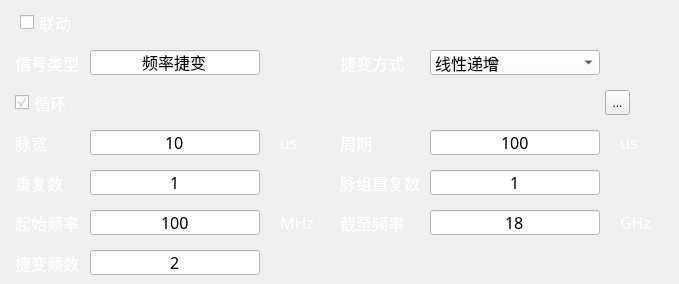
    <widget class="QWidget" name="tab_2">
     <attribute name="title">
      <string>频率调制</string>
     </attribute>
     <widget class="QCheckBox" name="btn_freq_modu_sync">
      <property name="geometry">
       <rect>
        <x>20</x>
        <y>10</y>
        <width>75</width>
        <height>25</height>
       </rect>
      </property>
      <property name="minimumSize">
       <size>
        <width>75</width>
        <height>25</height>
       </size>
      </property>
      <property name="font">
       <font>
        <family>微软雅黑</family>
        <pointsize>12</pointsize>
       </font>
      </property>
      <property name="styleSheet">
       <string notr="true">QCheckBox {
	color:white;
}</string>
      </property>
      <property name="text">
       <string>联动</string>
      </property>
     </widget>
     <widget class="QLabel" name="label_14">
      <property name="geometry">
       <rect>
        <x>15</x>
        <y>50</y>
        <width>70</width>
        <height>25</height>
       </rect>
      </property>
      <property name="minimumSize">
       <size>
        <width>0</width>
        <height>25</height>
       </size>
      </property>
      <property name="font">
       <font>
        <family>微软雅黑</family>
        <pointsize>12</pointsize>
       </font>
      </property>
      <property name="styleSheet">
       <string notr="true">QLabel {
	color:white;
}</string>
      </property>
      <property name="text">
       <string>信号类型</string>
      </property>
      <property name="alignment">
       <set>Qt::AlignLeading|Qt::AlignLeft|Qt::AlignVCenter</set>
      </property>
     </widget>
     <widget class="QLineEdit" name="line_pri_uneven_pw_2">
      <property name="geometry">
       <rect>
        <x>90</x>
        <y>50</y>
        <width>170</width>
        <height>25</height>
       </rect>
      </property>
      <property name="minimumSize">
       <size>
        <width>150</width>
        <height>25</height>
       </size>
      </property>
      <property name="font">
       <font>
        <family>微软雅黑</family>
        <pointsize>12</pointsize>
       </font>
      </property>
      <property name="styleSheet">
       <string notr="true">QLineEdit {
	background-color:white;
	color: black;
}</string>
      </property>
      <property name="text">
       <string>频率捷变</string>
      </property>
      <property name="alignment">
       <set>Qt::AlignCenter</set>
      </property>
     </widget>
     <widget class="QCheckBox" name="btn_freq_modu_loop">
      <property name="geometry">
       <rect>
        <x>15</x>
        <y>90</y>
        <width>75</width>
        <height>25</height>
       </rect>
      </property>
      <property name="minimumSize">
       <size>
        <width>75</width>
        <height>25</height>
       </size>
      </property>
      <property name="font">
       <font>
        <family>微软雅黑</family>
        <pointsize>12</pointsize>
       </font>
      </property>
      <property name="tabletTracking">
       <bool>false</bool>
      </property>
      <property name="styleSheet">
       <string notr="true">QCheckBox {
	color:white;
}</string>
      </property>
      <property name="text">
       <string>循环</string>
      </property>
      <property name="checked">
       <bool>true</bool>
      </property>
     </widget>
     <widget class="QToolButton" name="btn_freq_modu_load">
      <property name="geometry">
       <rect>
        <x>605</x>
        <y>90</y>
        <width>25</width>
        <height>25</height>
       </rect>
      </property>
      <property name="text">
       <string>...</string>
      </property>
     </widget>
     <widget class="QLabel" name="label_25">
      <property name="geometry">
       <rect>
        <x>340</x>
        <y>130</y>
        <width>85</width>
        <height>25</height>
       </rect>
      </property>
      <property name="minimumSize">
       <size>
        <width>0</width>
        <height>25</height>
       </size>
      </property>
      <property name="font">
       <font>
        <family>微软雅黑</family>
        <pointsize>12</pointsize>
       </font>
      </property>
      <property name="styleSheet">
       <string notr="true">QLabel {
	color:white;
}</string>
      </property>
      <property name="text">
       <string>周期</string>
      </property>
     </widget>
     <widget class="QLineEdit" name="line_freq_modu_period">
      <property name="geometry">
       <rect>
        <x>430</x>
        <y>130</y>
        <width>170</width>
        <height>25</height>
       </rect>
      </property>
      <property name="minimumSize">
       <size>
        <width>150</width>
        <height>25</height>
       </size>
      </property>
      <property name="font">
       <font>
        <family>微软雅黑</family>
        <pointsize>12</pointsize>
       </font>
      </property>
      <property name="styleSheet">
       <string notr="true">QLineEdit {
	background-color:white;
	color: black;
}</string>
      </property>
      <property name="text">
       <string>100</string>
      </property>
      <property name="alignment">
       <set>Qt::AlignCenter</set>
      </property>
     </widget>
     <widget class="QLabel" name="unit_freq_modu_pw">
      <property name="geometry">
       <rect>
        <x>280</x>
        <y>130</y>
        <width>50</width>
        <height>25</height>
       </rect>
      </property>
      <property name="minimumSize">
       <size>
        <width>50</width>
        <height>0</height>
       </size>
      </property>
      <property name="font">
       <font>
        <family>微软雅黑</family>
        <pointsize>12</pointsize>
       </font>
      </property>
      <property name="styleSheet">
       <string notr="true">QLabel {
	color:white;
}</string>
      </property>
      <property name="text">
       <string>us</string>
      </property>
     </widget>
     <widget class="QLineEdit" name="line_freq_modu_repeat">
      <property name="geometry">
       <rect>
        <x>90</x>
        <y>170</y>
        <width>170</width>
        <height>25</height>
       </rect>
      </property>
      <property name="minimumSize">
       <size>
        <width>150</width>
        <height>25</height>
       </size>
      </property>
      <property name="font">
       <font>
        <family>微软雅黑</family>
        <pointsize>12</pointsize>
       </font>
      </property>
      <property name="styleSheet">
       <string notr="true">QLineEdit {
	background-color:white;
	color: black;
}</string>
      </property>
      <property name="text">
       <string>1</string>
      </property>
      <property name="alignment">
       <set>Qt::AlignCenter</set>
      </property>
     </widget>
     <widget class="QLabel" name="label_26">
      <property name="geometry">
       <rect>
        <x>340</x>
        <y>170</y>
        <width>85</width>
        <height>25</height>
       </rect>
      </property>
      <property name="minimumSize">
       <size>
        <width>0</width>
        <height>25</height>
       </size>
      </property>
      <property name="font">
       <font>
        <family>微软雅黑</family>
        <pointsize>12</pointsize>
       </font>
      </property>
      <property name="styleSheet">
       <string notr="true">QLabel {
	color:white;
}</string>
      </property>
      <property name="text">
       <string>脉组重复数</string>
      </property>
     </widget>
     <widget class="QLabel" name="label_27">
      <property name="geometry">
       <rect>
        <x>15</x>
        <y>130</y>
        <width>70</width>
        <height>25</height>
       </rect>
      </property>
      <property name="minimumSize">
       <size>
        <width>0</width>
        <height>25</height>
       </size>
      </property>
      <property name="font">
       <font>
        <family>微软雅黑</family>
        <pointsize>12</pointsize>
       </font>
      </property>
      <property name="styleSheet">
       <string notr="true">QLabel {
	color:white;
}</string>
      </property>
      <property name="text">
       <string>脉宽</string>
      </property>
      <property name="alignment">
       <set>Qt::AlignLeading|Qt::AlignLeft|Qt::AlignVCenter</set>
      </property>
     </widget>
     <widget class="QLineEdit" name="line_freq_modu_pw">
      <property name="geometry">
       <rect>
        <x>90</x>
        <y>130</y>
        <width>170</width>
        <height>25</height>
       </rect>
      </property>
      <property name="minimumSize">
       <size>
        <width>150</width>
        <height>25</height>
       </size>
      </property>
      <property name="font">
       <font>
        <family>微软雅黑</family>
        <pointsize>12</pointsize>
       </font>
      </property>
      <property name="styleSheet">
       <string notr="true">QLineEdit {
	background-color:white;
	color: black;
}</string>
      </property>
      <property name="text">
       <string>10</string>
      </property>
      <property name="alignment">
       <set>Qt::AlignCenter</set>
      </property>
     </widget>
     <widget class="QLabel" name="label_28">
      <property name="geometry">
       <rect>
        <x>15</x>
        <y>170</y>
        <width>70</width>
        <height>25</height>
       </rect>
      </property>
      <property name="minimumSize">
       <size>
        <width>0</width>
        <height>25</height>
       </size>
      </property>
      <property name="font">
       <font>
        <family>微软雅黑</family>
        <pointsize>12</pointsize>
       </font>
      </property>
      <property name="styleSheet">
       <string notr="true">QLabel {
	color:white;
}</string>
      </property>
      <property name="text">
       <string>重复数</string>
      </property>
      <property name="alignment">
       <set>Qt::AlignLeading|Qt::AlignLeft|Qt::AlignVCenter</set>
      </property>
     </widget>
     <widget class="QLineEdit" name="line_freq_modu_pw_group_repeat">
      <property name="geometry">
       <rect>
        <x>430</x>
        <y>170</y>
        <width>170</width>
        <height>25</height>
       </rect>
      </property>
      <property name="minimumSize">
       <size>
        <width>150</width>
        <height>25</height>
       </size>
      </property>
      <property name="font">
       <font>
        <family>微软雅黑</family>
        <pointsize>12</pointsize>
       </font>
      </property>
      <property name="styleSheet">
       <string notr="true">QLineEdit {
	background-color:white;
	color: black;
}</string>
      </property>
      <property name="text">
       <string>1</string>
      </property>
      <property name="alignment">
       <set>Qt::AlignCenter</set>
      </property>
     </widget>
     <widget class="QLabel" name="unit_freq_modu_period">
      <property name="geometry">
       <rect>
        <x>620</x>
        <y>130</y>
        <width>50</width>
        <height>25</height>
       </rect>
      </property>
      <property name="minimumSize">
       <size>
        <width>50</width>
        <height>0</height>
       </size>
      </property>
      <property name="font">
       <font>
        <family>微软雅黑</family>
        <pointsize>12</pointsize>
       </font>
      </property>
      <property name="styleSheet">
       <string notr="true">QLabel {
	color:white;
}</string>
      </property>
      <property name="text">
       <string>us</string>
      </property>
     </widget>
     <widget class="QLineEdit" name="line_freq_modu_num">
      <property name="geometry">
       <rect>
        <x>90</x>
        <y>250</y>
        <width>170</width>
        <height>25</height>
       </rect>
      </property>
      <property name="minimumSize">
       <size>
        <width>150</width>
        <height>25</height>
       </size>
      </property>
      <property name="font">
       <font>
        <family>微软雅黑</family>
        <pointsize>12</pointsize>
       </font>
      </property>
      <property name="styleSheet">
       <string notr="true">QLineEdit {
	background-color:white;
	color: black;
}</string>
      </property>
      <property name="text">
       <string>2</string>
      </property>
      <property name="alignment">
       <set>Qt::AlignCenter</set>
      </property>
     </widget>
     <widget class="QLabel" name="lb_pri_uneven_per2_2">
      <property name="geometry">
       <rect>
        <x>340</x>
        <y>50</y>
        <width>85</width>
        <height>25</height>
       </rect>
      </property>
      <property name="minimumSize">
       <size>
        <width>0</width>
        <height>25</height>
       </size>
      </property>
      <property name="font">
       <font>
        <family>微软雅黑</family>
        <pointsize>12</pointsize>
       </font>
      </property>
      <property name="styleSheet">
       <string notr="true">QLabel {
	color:white;
}</string>
      </property>
      <property name="text">
       <string>捷变方式</string>
      </property>
      <property name="alignment">
       <set>Qt::AlignLeading|Qt::AlignLeft|Qt::AlignVCenter</set>
      </property>
     </widget>
     <widget class="QLabel" name="lb_pri_uneven_per3_2">
      <property name="geometry">
       <rect>
        <x>15</x>
        <y>210</y>
        <width>70</width>
        <height>25</height>
       </rect>
      </property>
      <property name="minimumSize">
       <size>
        <width>0</width>
        <height>25</height>
       </size>
      </property>
      <property name="font">
       <font>
        <family>微软雅黑</family>
        <pointsize>12</pointsize>
       </font>
      </property>
      <property name="styleSheet">
       <string notr="true">QLabel {
	color:white;
}</string>
      </property>
      <property name="text">
       <string>起始频率</string>
      </property>
      <property name="alignment">
       <set>Qt::AlignLeading|Qt::AlignLeft|Qt::AlignVCenter</set>
      </property>
     </widget>
     <widget class="QLabel" name="lb_pri_uneven_per4_2">
      <property name="geometry">
       <rect>
        <x>340</x>
        <y>210</y>
        <width>85</width>
        <height>25</height>
       </rect>
      </property>
      <property name="minimumSize">
       <size>
        <width>0</width>
        <height>25</height>
       </size>
      </property>
      <property name="font">
       <font>
        <family>微软雅黑</family>
        <pointsize>12</pointsize>
       </font>
      </property>
      <property name="styleSheet">
       <string notr="true">QLabel {
	color:white;
}</string>
      </property>
      <property name="text">
       <string>截至频率</string>
      </property>
      <property name="alignment">
       <set>Qt::AlignLeading|Qt::AlignLeft|Qt::AlignVCenter</set>
      </property>
     </widget>
     <widget class="QLineEdit" name="line_freq_modu_stop_freq">
      <property name="geometry">
       <rect>
        <x>430</x>
        <y>210</y>
        <width>170</width>
        <height>25</height>
       </rect>
      </property>
      <property name="minimumSize">
       <size>
        <width>150</width>
        <height>25</height>
       </size>
      </property>
      <property name="font">
       <font>
        <family>微软雅黑</family>
        <pointsize>12</pointsize>
       </font>
      </property>
      <property name="styleSheet">
       <string notr="true">QLineEdit {
	background-color:white;
	color: black;
}</string>
      </property>
      <property name="text">
       <string>18</string>
      </property>
      <property name="alignment">
       <set>Qt::AlignCenter</set>
      </property>
     </widget>
     <widget class="QLineEdit" name="line_freq_modu_start_freq">
      <property name="geometry">
       <rect>
        <x>90</x>
        <y>210</y>
        <width>170</width>
        <height>25</height>
       </rect>
      </property>
      <property name="minimumSize">
       <size>
        <width>150</width>
        <height>25</height>
       </size>
      </property>
      <property name="font">
       <font>
        <family>微软雅黑</family>
        <pointsize>12</pointsize>
       </font>
      </property>
      <property name="styleSheet">
       <string notr="true">QLineEdit {
	background-color:white;
	color: black;
}</string>
      </property>
      <property name="text">
       <string>100</string>
      </property>
      <property name="alignment">
       <set>Qt::AlignCenter</set>
      </property>
     </widget>
     <widget class="QLabel" name="unit_freq_modu_start_freq">
      <property name="geometry">
       <rect>
        <x>280</x>
        <y>210</y>
        <width>50</width>
        <height>25</height>
       </rect>
      </property>
      <property name="minimumSize">
       <size>
        <width>50</width>
        <height>0</height>
       </size>
      </property>
      <property name="font">
       <font>
        <family>微软雅黑</family>
        <pointsize>12</pointsize>
       </font>
      </property>
      <property name="styleSheet">
       <string notr="true">QLabel {
	color:white;
}</string>
      </property>
      <property name="text">
       <string>MHz</string>
      </property>
     </widget>
     <widget class="QLabel" name="lb_pri_uneven_per1_2">
      <property name="geometry">
       <rect>
        <x>15</x>
        <y>250</y>
        <width>70</width>
        <height>25</height>
       </rect>
      </property>
      <property name="minimumSize">
       <size>
        <width>0</width>
        <height>25</height>
       </size>
      </property>
      <property name="font">
       <font>
        <family>微软雅黑</family>
        <pointsize>12</pointsize>
       </font>
      </property>
      <property name="styleSheet">
       <string notr="true">QLabel {
	color:white;
}</string>
      </property>
      <property name="text">
       <string>捷变频数</string>
      </property>
      <property name="alignment">
       <set>Qt::AlignLeading|Qt::AlignLeft|Qt::AlignVCenter</set>
      </property>
     </widget>
     <widget class="QLabel" name="unit_freq_modu_stop_freq">
      <property name="geometry">
       <rect>
        <x>620</x>
        <y>210</y>
        <width>50</width>
        <height>25</height>
       </rect>
      </property>
      <property name="minimumSize">
       <size>
        <width>50</width>
        <height>0</height>
       </size>
      </property>
      <property name="font">
       <font>
        <family>微软雅黑</family>
        <pointsize>12</pointsize>
       </font>
      </property>
      <property name="styleSheet">
       <string notr="true">QLabel {
	color:white;
}</string>
      </property>
      <property name="text">
       <string>GHz</string>
      </property>
     </widget>
     <widget class="QComboBox" name="combox_freq_modu_type">
      <property name="geometry">
       <rect>
        <x>430</x>
        <y>50</y>
        <width>170</width>
        <height>25</height>
       </rect>
      </property>
      <property name="font">
       <font>
        <family>微软雅黑</family>
        <pointsize>12</pointsize>
       </font>
      </property>
      <property name="layoutDirection">
       <enum>Qt::LeftToRight</enum>
      </property>
      <property name="styleSheet">
       <string notr="true">QComboBox {
	background-color:white;
}
QComboBox QAbstractItemView {
    border: 2px solid rgb(130, 255, 250);
    selection-background-color: rgba(83, 85, 115);
	background-color:white;
}</string>
      </property>
      <item>
       <property name="text">
        <string>线性递增</string>
       </property>
      </item>
      <item>
       <property name="text">
        <string>线性递减</string>
       </property>
      </item>
      <item>
       <property name="text">
        <string>列表</string>
       </property>
      </item>
     </widget>
    </widget>
